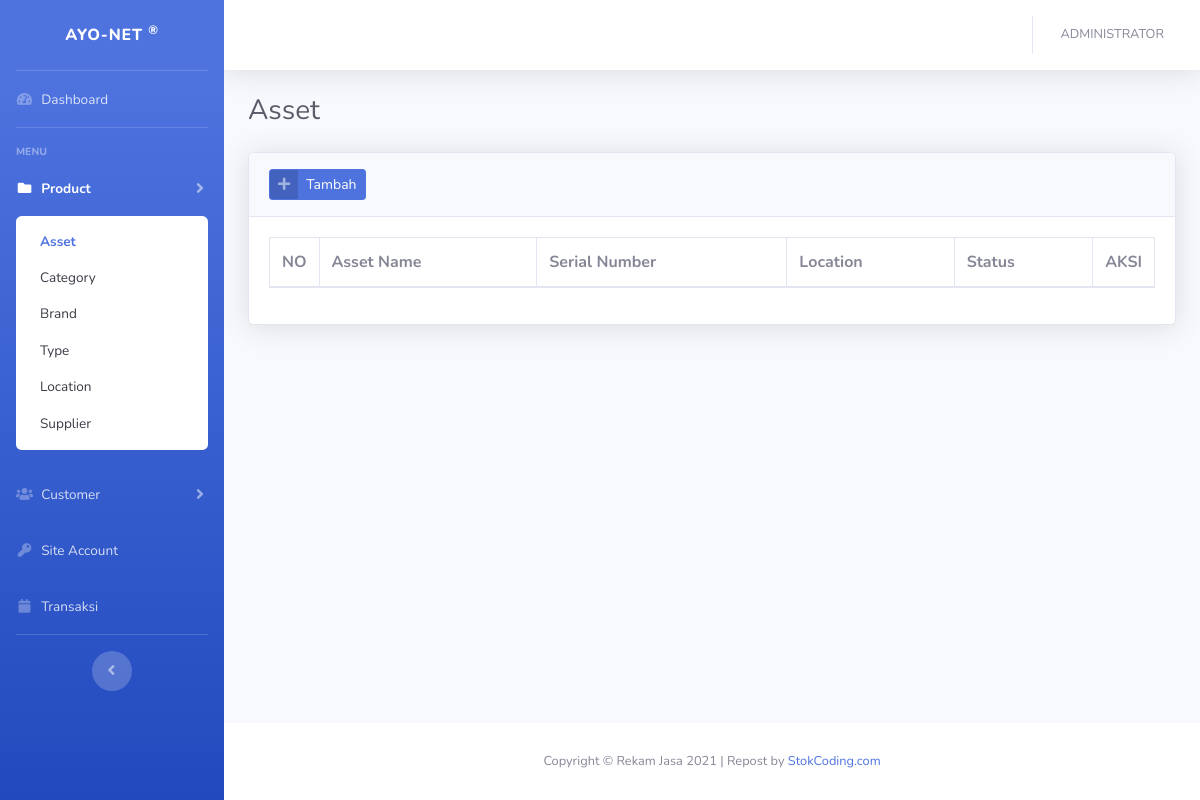
The app's page /?asset (signed in), older data.
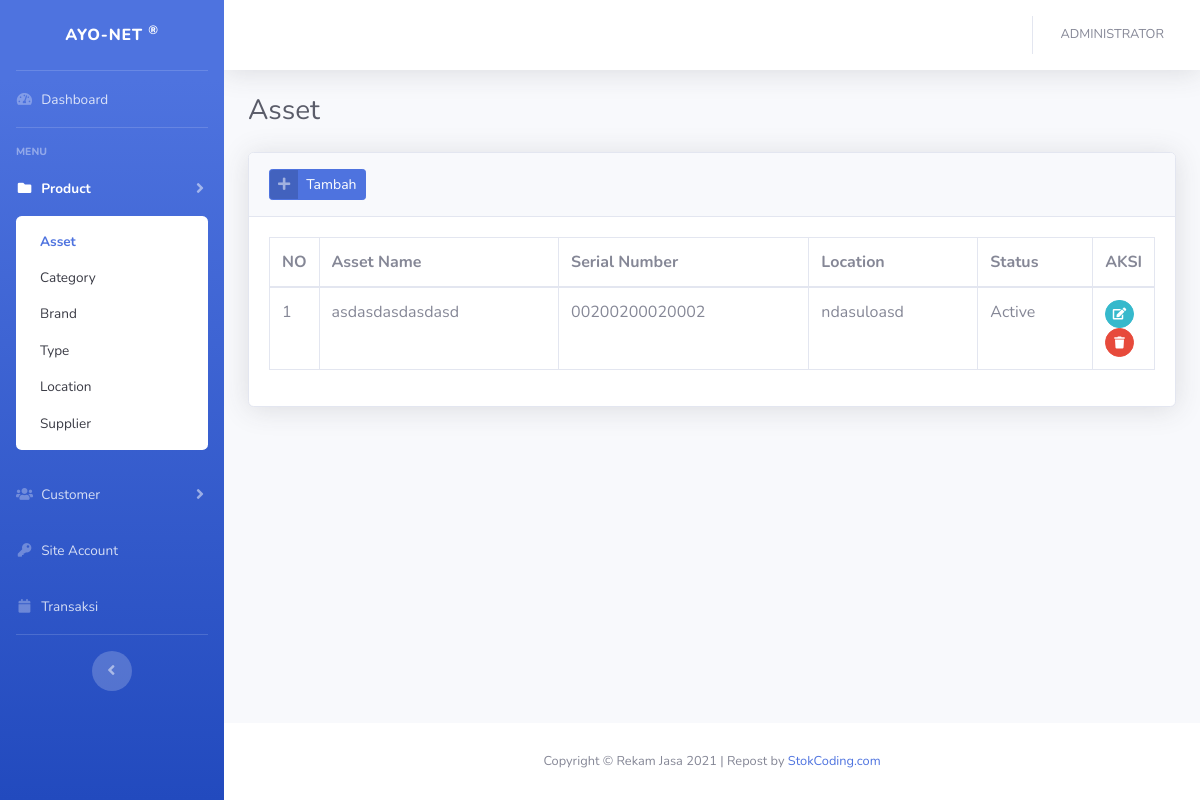
The same page, newer data.
### tables this page shows
CREATE TABLE `asset` (
  `id_asset` int(11) NOT NULL,
  `idcat` int(11) NOT NULL,
  `idbrand` int(11) NOT NULL,
  `id_aloc` int(11) NOT NULL,
  `id_sup` int(11) NOT NULL,
  `idtipe` int(11) NOT NULL,
  `asset_no` varchar(50) NOT NULL,
  `nama_asset` varchar(50) NOT NULL,
  `sn` varchar(50) NOT NULL,
  `pd` date NOT NULL,
  `harga` varchar(50) NOT NULL,
  `status` enum('Active','Rusak','Hilang','Perbaikan') NOT NULL,
  `descr` varchar(150) NOT NULL
);

CREATE TABLE `asset_loc` (
  `id_aloc` int(11) NOT NULL,
  `aloc_no` varchar(50) NOT NULL,
  `aloc_name` varchar(50) NOT NULL
);

### config/function.php (the view, shortened to what this page needs)
<?php
function encrypt($str) {
return base64_encode($str);
}
function base_url(){
    $base_url= ((isset($_SERVER['HTTPS']) && $_SERVER['HTTPS'] == "on") ? "https" : "http");
    $base_url.= "://".$_SERVER['HTTP_HOST'];
    $base_url.= str_replace(basename($_SERVER['SCRIPT_NAME']),"",$_SERVER['SCRIPT_NAME']);
    return $base_url;
}
?>

### config/function.php (the view, shortened to what this page needs)
<?php
function encrypt($str) {
return base64_encode($str);
}
function base_url(){
    $base_url= ((isset($_SERVER['HTTPS']) && $_SERVER['HTTPS'] == "on") ? "https" : "http");
    $base_url.= "://".$_SERVER['HTTP_HOST'];
    $base_url.= str_replace(basename($_SERVER['SCRIPT_NAME']),"",$_SERVER['SCRIPT_NAME']);
    return $base_url;
}
?>

### views/produk/asset.php (shortened to what this page needs)
<div class="container-fluid">
    <div class="d-sm-flex align-items-center justify-content-between mb-4">
        <h1 class="h3 mb-0 text-gray-800">Asset</h1>
    </div>
    <div class="card shadow mb-4">
        <div class="card-header py-3">
            <a href="#" class="btn btn-primary btn-icon-split btn-sm" data-toggle="modal" data-target="#transaksiModal"
                onclick="submit('add')">
                <span class="icon text-white-50">
                    <i class="fas fa-plus"></i>
                </span>
                <span class="text">Tambah</span>
            </a>
        </div>
        <div class="card-body">
            <div class="table-responsive">
                <table class="table table-bordered table-hover" id="dataTable" width="100%" cellspacing="0">
                    <thead>
                        <tr>
                            <th width="20">NO</th>
                            <th>Asset Name</th>
                            <th>Serial Number</th>
                            <th>Location</th>
                            <th>Status</th>
                            <th width="50">AKSI</th>
                        </tr>
                    </thead>
                    <tbody>
                        <?php
                        $n=1;
                        $query = mysqli_query($con,"SELECT * FROM asset x, brand x1, category x2, asset_loc x3, sup x4, tipe x5
                         WHERE x.idbrand=x1.idbrand and x.idcat=x2.idcat and x.id_aloc=x3.id_aloc and x.id_sup=x4.id_sup and x.id_aloc=x5.idtipe
                          ORDER BY x.nama_asset DESC") or die(mysqli_error($con));
                        while($row = mysqli_fetch_array($query)):
                        ?>
                        <tr>
                            <td><?= $n++; ?></td>
                            <td><?= $row['nama_asset']; ?></td>
                            <td><?= $row['sn']; ?></td>
                            <td><?= $row['aloc_name']; ?></td>
                            <td><?= $row['status']; ?></td>
                            <td>
                                <a href="#transaksiModal" data-toggle="modal"
                                    onclick="submit(<?=$row['id_asset'];?>)" class="btn btn-sm btn-circle btn-info"
                                    data-toggle="tooltip" data-placement="top" title="Ubah Data"><i
                                        class="fas fa-edit"></i></a>
                                <a href="<?=base_url();?>process/asset.php?act=<?=encrypt('delete');?>&id=<?=encrypt($row['id_asset']);?>"
                                    class="btn btn-sm btn-circle btn-danger btn-hapus" data-toggle="tooltip"
                                    data-placement="top" title="Hapus Data"><i class="fas fa-trash"></i></a>
                            </td>
                        </tr>
                        <?php endwhile; ?>
                    </tbody>
                </table>
            </div>
        </div>
    </div>
</div>

Row changes from the older to the newer data that the page shows:
added asset: nama_asset "asdasdasdasdasd", sn "00200200020002", id_aloc.aloc_name "ndasuloasd", status "Active"
